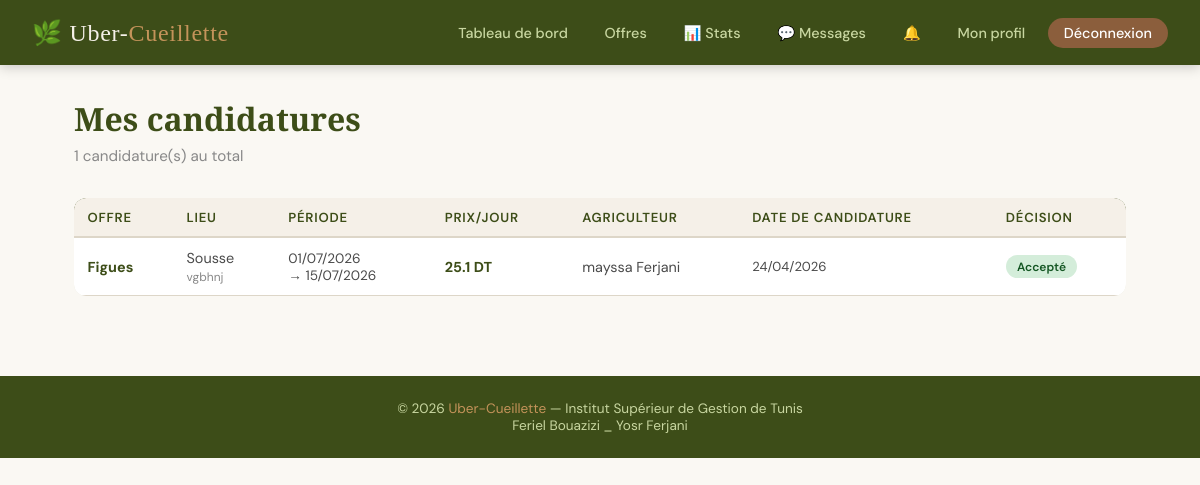
The page /ouvrier/mes_candidatures.php (signed in) on the database its author committed.
### tables this page shows
CREATE TABLE `candidature` (
  `id_candidature` int(11) NOT NULL,
  `id_offre` int(11) NOT NULL,
  `id_ouvrier` int(11) NOT NULL,
  `decision` varchar(10) DEFAULT 'encours',
  `date_candidature` timestamp NOT NULL DEFAULT current_timestamp(),
  `note` int(11) DEFAULT NULL,
  `commentaire` varchar(50) DEFAULT NULL,
  `remuneration` float DEFAULT NULL
);

CREATE TABLE `type_fruit` (
  `id_type_fruit` int(11) NOT NULL,
  `libelle` varchar(20) NOT NULL
);

CREATE TABLE `gouvernorat` (
  `id_gouvernorat` int(11) NOT NULL,
  `libelle` varchar(30) NOT NULL
);

CREATE TABLE `offre` (
  `id_offre` int(11) NOT NULL,
  `id_type_fruit` int(11) NOT NULL,
  `id_gouvernorat` int(11) NOT NULL,
  `adresse` varchar(50) DEFAULT NULL,
  `date_debut` date NOT NULL,
  `date_fin` date NOT NULL,
  `nombre_ouvriers` int(11) NOT NULL,
  `prix_journee` float NOT NULL,
  `date_limite` date NOT NULL,
  `id_agriculteur` int(11) NOT NULL
);

CREATE TABLE `agriculteur` (
  `id_agriculteur` int(11) NOT NULL,
  `nom` varchar(30) NOT NULL,
  `prenom` varchar(30) NOT NULL,
  `CIN` varchar(10) NOT NULL,
  `email` varchar(30) NOT NULL,
  `adresse` varchar(50) DEFAULT NULL,
  `pseudo` varchar(30) NOT NULL,
  `password` varchar(225) NOT NULL
);

### ouvrier/auth_ouvrier.php (called while the page is built, shortened)
<?php
$basePath = '../';
?>

### ouvrier/mes_candidatures.php (the view, shortened to what this page needs)
<?php
require_once 'auth_ouvrier.php';
require_once '../header.php';
$pdo = getDB();
$id = $_SESSION['user'];
$stmt = $pdo->prepare("
  SELECT c.*, o.date_debut, o.date_fin, o.prix_journee, o.adresse AS adresse_site,
         tf.libelle AS fruit, g.libelle AS gouvernorat,
         ag.nom AS agri_nom, ag.prenom AS agri_prenom
  FROM candidature c
  JOIN offre o ON c.id_offre=o.id_offre
  JOIN type_fruit tf ON o.id_type_fruit=tf.id_type_fruit
  JOIN gouvernorat g ON o.id_gouvernorat=g.id_gouvernorat
  JOIN agriculteur ag ON o.id_agriculteur=ag.id_agriculteur
  WHERE c.id_ouvrier=?
  ORDER BY c.date_candidature DESC
");
$stmt->execute([$id]);
$candidatures = $stmt->fetchAll();
?>
<div class="container">
  <h1 class="page-title">Mes candidatures</h1>
  <p class="page-subtitle"><?= count($candidatures) ?> candidature(s) au total</p>
  <?php if (empty($candidatures)): ?>
    <div class="card" style="text-align:center;padding:3rem;">
      <div style="font-size:3rem;margin-bottom:1rem;"></div>
      <p style="color:var(--text-light);">Vous n'avez pas encore postulé à des offres.</p>
      <a href="offres.php" class="btn btn-primary" style="margin-top:1rem;">Voir les offres disponibles</a>
    </div>
  <?php else: ?>
    <div class="table-wrap">
      <table>
        <thead>
          <tr>
            <th>Offre</th>
            <th>Lieu</th>
            <th>Période</th>
            <th>Prix/jour</th>
            <th>Agriculteur</th>
            <th>Date de candidature</th>
            <th>Décision</th>
          </tr>
        </thead>
        <tbody>
          <?php foreach ($candidatures as $c): ?>
          <tr>
            <td><strong style="color:var(--olive-dark);"> <?= $c['fruit'] ?></strong></td>
            <td><?= $c['gouvernorat'] ?><br><small style="color:var(--text-light);"><?= $c['adresse_site'] ?></small></td>
            <td style="font-size:0.85rem;"><?= date('d/m/Y', strtotime($c['date_debut'])) ?><br>→ <?= date('d/m/Y', strtotime($c['date_fin'])) ?></td>
            <td style="font-weight:700;color:var(--olive-dark);"><?= $c['prix_journee'] ?> DT</td>
            <td><?= $c['agri_prenom'] . ' ' . $c['agri_nom'] ?></td>
            <td style="font-size:0.82rem;"><?= date('d/m/Y', strtotime($c['date_candidature'])) ?></td>
            <td>
              <?php if ($c['decision'] === 'accepte'): ?>
                <span class="badge badge-green"> Accepté</span>
              <?php elseif ($c['decision'] === 'refuse'): ?>
                <span class="badge badge-red"> Refusé</span>
              <?php else: ?>
                <span class="badge badge-blue"> En cours</span>
              <?php endif; ?>
            </td>
          </tr>
          <?php endforeach; ?>
        </tbody>
      </table>
    </div>
  <?php endif; ?>
</div>
<?php require_once '../footer.php'; ?>

### header.php (shortened to what this page needs)
<?php
$role = $_SESSION['role'] ?? null;
$user = $_SESSION['user'] ?? null;
?>
<!DOCTYPE html>
<html lang="fr">
<head>
  <link rel="stylesheet" href="<?= $basePath ?? '' ?>style.css">
</head>
<body>
<nav>
  <a href="<?= $basePath ?? '' ?>index.php" class="nav-brand">🌿 Uber-<span>Cueillette</span></a>
  <ul>
    <?php if (!isset($user)): ?>
        <li><a href="<?= $basePath ?? '' ?>login.php">Se connecter</a></li>
        <li><a href="<?= $basePath ?? '' ?>index.php">Accueil</a></li>
    <?php elseif ($user && $role === 'ouvrier'): ?>
      <?php
        try {
            $pdo_h = getDB();
            $nb_notif = $pdo_h->prepare("SELECT COUNT(*) FROM notification WHERE destinataire_type='ouvrier' AND destinataire_id=? AND lu=0");
            $nb_notif->execute([$user]); $cnt_notif_ouv = $nb_notif->fetchColumn();
            $nb_msg_h = $pdo_h->prepare("SELECT COUNT(*) FROM message WHERE destinataire_type='ouvrier' AND destinataire_id=? AND lu=0");
            $nb_msg_h->execute([$user]); $cnt_msg_ouv = $nb_msg_h->fetchColumn();
        } catch(Exception $e) { $cnt_notif_ouv = 0; $cnt_msg_ouv = 0; }
      ?>
      <li><a href="<?= $basePath ?? '' ?>ouvrier/dashboard.php">Tableau de bord</a></li>
      <li><a href="<?= $basePath ?? '' ?>ouvrier/offres.php">Offres</a></li>
      <li><a href="<?= $basePath ?? '' ?>ouvrier/statistiques.php">📊 Stats</a></li>
      <li>
        <a href="<?= $basePath ?? '' ?>ouvrier/messages.php">
          💬 Messages<?php if ($cnt_msg_ouv > 0): ?> <span class="nav-badge"><?= $cnt_msg_ouv ?></span><?php endif; ?>
        </a>
      </li>
      <li>
        <a href="<?= $basePath ?? '' ?>ouvrier/notifications.php">
          🔔<?php if ($cnt_notif_ouv > 0): ?> <span class="nav-badge"><?= $cnt_notif_ouv ?></span><?php endif; ?>
        </a>
      </li>
      <li><a href="<?= $basePath ?? '' ?>ouvrier/profil.php">Mon profil</a></li>
      <li><a href="<?= $basePath ?? '' ?>logout.php" class="btn-nav-logout">Déconnexion</a></li>
    <?php endif; ?>
  </ul>
</nav>

### footer.php (shortened to what this page needs)
  <footer>
    <p>© 2026 <span>Uber-Cueillette</span> — Institut Supérieur de Gestion de Tunis<br> Feriel Bouazizi _ Yosr Ferjani</p>
  </footer>
</body>
</html>

### style.css (style rules this page uses)
:root { --olive: #5a6e2c; --olive-dark: #3d4d18; --olive-light:#8fa44a; --cream: #f5f0e8; --warm-white: #faf8f3; --earth: #8b5e3c; --earth-light:#c4935a; --text-dark: #1e1e1e; --text-mid: #4a4a4a; --text-light: #888; --border: #ddd6c8; --shadow: 0 4px 20px rgba(90,110,44,0.12); --radius: 12px; }
* { box-sizing: border-box; margin: 0; padding: 0; }
body { font-family: 'DM Sans', sans-serif; background: var(--warm-white); color: var(--text-dark); min-height: 100vh; }
nav { background: var(--olive-dark); padding: 0 2rem; display: flex; align-items: center; justify-content: space-between; height: 65px; box-shadow: 0 2px 12px rgba(0,0,0,0.2); position: sticky; top: 0; z-index: 100; }
.nav-brand { font-family: 'Playfair Display', serif; color: var(--cream); font-size: 1.5rem; text-decoration: none; letter-spacing: 0.03em; }
.nav-brand span { color: var(--earth-light); }
nav ul { list-style: none; display: flex; gap: 0.5rem; align-items: center; }
nav ul a { color: #c8d6a0; text-decoration: none; font-size: 0.9rem; font-weight: 500; padding: 0.4rem 0.9rem; border-radius: 20px; transition: all 0.2s; }
.btn-nav-logout { background: var(--earth); color: #fff !important; padding: 0.4rem 1rem !important; }
.container { max-width: 1100px; margin: 0 auto; padding: 2rem 1.5rem; }
.page-title { font-family: 'Playfair Display', serif; font-size: 2rem; color: var(--olive-dark); margin-bottom: 0.4rem; }
.page-subtitle { color: var(--text-light); margin-bottom: 2rem; font-size: 0.95rem; }
.badge { display: inline-block; padding: 0.2rem 0.7rem; border-radius: 20px; font-size: 0.75rem; font-weight: 600; }
.badge-green { background: #d4edda; color: #155724; }
.table-wrap { overflow-x: auto; border-radius: var(--radius); }
table { width: 100%; border-collapse: collapse; background: #fff; border-radius: var(--radius); overflow: hidden; box-shadow: var(--shadow); }
thead { background: var(--olive-dark); color: #fff; }
thead th { padding: 0.9rem 1.1rem; text-align: left; font-size: 0.82rem; font-weight: 600; text-transform: uppercase; letter-spacing: 0.06em; }
tbody tr { border-bottom: 1px solid var(--border); transition: background 0.15s; }
tbody td { padding: 0.85rem 1.1rem; font-size: 0.9rem; color: var(--text-mid); }
footer { background: var(--olive-dark); color: #c8d6a0; text-align: center; padding: 1.5rem; margin-top: 3rem; font-size: 0.85rem; }
footer span { color: var(--earth-light); }
.table-wrap { overflow-x: auto; }
.table-wrap table { width: 100%; border-collapse: collapse; font-size: 0.88rem; }
.table-wrap th { background: var(--cream); color: var(--olive-dark); font-weight: 600; padding: 0.65rem 0.85rem; text-align: left; border-bottom: 2px solid var(--border); }
.table-wrap td { padding: 0.65rem 0.85rem; border-bottom: 1px solid var(--border); vertical-align: middle; }

### rows shown on the page
candidature: type_fruit.libelle "Figues", gouvernorat.libelle "Sousse", id_offre.adresse "vgbhnj", id_offre.date_debut "01/07/2026", id_offre.date_fin "15/07/2026", id_offre.prix_journee "25.1", agriculteur.prenom "mayssa", agriculteur.nom "Ferjani", date_candidature "24/04/2026", decision "Accepté"

### other values the page prints
count($candidatures) "1"
